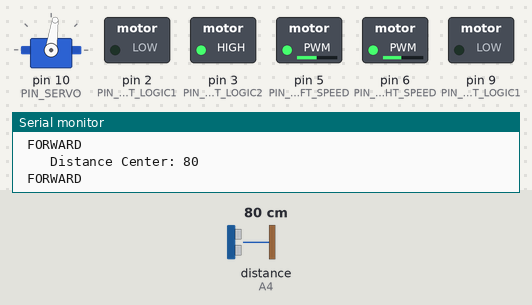
Bench run of a sketch on a simulated Arduino Uno, built with avr-gcc and run on an emulated ATmega328P. Shown: servo, switched loads named in the sketch (green lamp = pin HIGH), the last lines printed to the serial monitor. Wiring (inferred from the names in the program): ultrasonic range finder: trigger A5; echo A4. The test bench sets the inputs (shaded band); at power-on: distance to the obstacle (sensor on A4) 80 cm. The echo pulse lasts 58.3 µs per cm; pins used as bus, display or sensor lines are not drawn.

Above: at 1.8 s.
1.9 s: distance to the obstacle (sensor on A4) set to 34 cm
3.4 s: distance to the obstacle (sensor on A4) set to 29 cm
At 3.9 s:
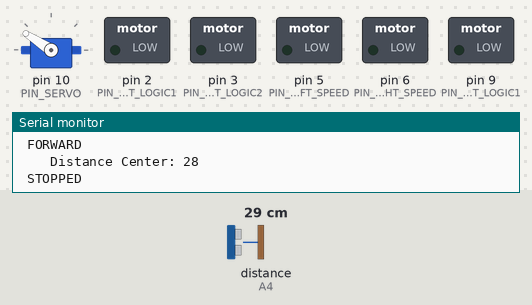
At 4.4 s:
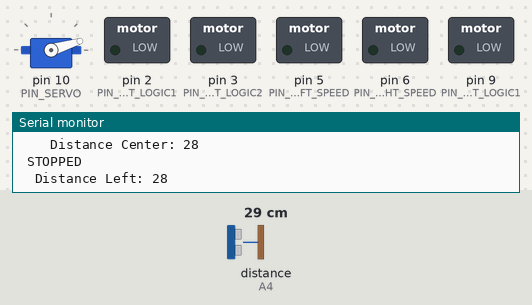
6.5 s: distance to the obstacle (sensor on A4) set to 35 cm
At 7.6 s:
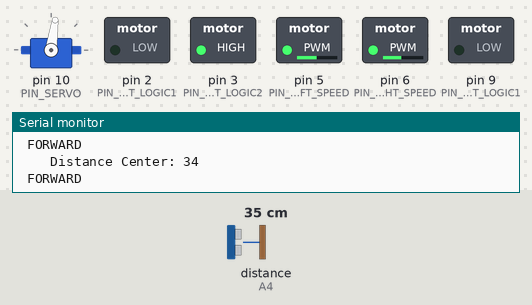
Timing chart, 0 to 9.5 s (numbered marks = the images above; inputs shaded):
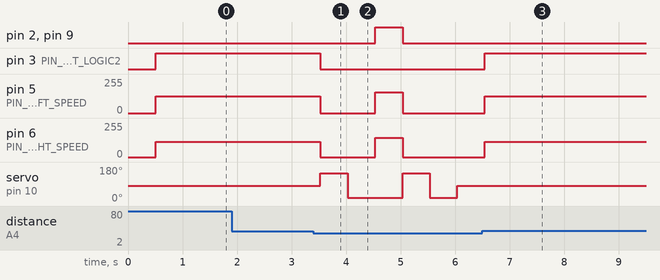

The sketch:

DDD_Obstacle_Avoid.ino
```cpp
/* ===================================
 * Car Motor Direction Test Program
 * ===================================
 * Contains logic to move motors in different direction
 *
 * @author Denis Zholob
 */

// ================================================================================================================
// Importing Libraries
// ================================================================================================================
#include <Arduino.h>
#include <Servo.h> // Servo library

// ================================================================================================================
// Declaring Constants
// ================================================================================================================

// Servo pins
#define PIN_SERVO 10

#define SERVO_RANGE_MAX   155 // Degrees 135deg = 2.0ms PWM
#define SERVO_RANGE_MIN   25  // Degrees 45deg  = 1.0ms PWM
#define SERVO_RANGE_MID   90  // Degrees 90deg  = 1.5ms PWM
#define SERVO_TRIM_OFFSET 8   // Degrees

// Ultrasonics
#define MAX_SENSORS              1 // The number of sensors
#define MAX_RANGE                400
#define DISTANCE_AVG_COUNT       5 // Number of distance values to average
#define DISTANCE_DRIVE_THRESHOLD 40
#define PIN_ULTRASONIC_ECHO      A4 // Echo (yellow)
#define PIN_ULTRASONIC_TRIG      A5 // Trigger (orange)

// Left Motor Pins
#define PIN_MOTOR_LEFT_SPEED  5 // ENA (gray)   (PWM req for variable speed)
#define PIN_MOTOR_LEFT_LOGIC1 2 // IN1 (purple)
#define PIN_MOTOR_LEFT_LOGIC2 3 // IN2 (blue)

// Right Motor Pins
#define PIN_MOTOR_RIGHT_LOGIC1 9  // IN3 (green)
#define PIN_MOTOR_RIGHT_LOGIC2 10 // IN4 (yellow)
#define PIN_MOTOR_RIGHT_SPEED  6  // ENB (orange) (PWM req for variable speed)

// Indicies for drive matrix below and car state
#define CAR_STATE_STOP    0
#define CAR_STATE_FORWARD 1
#define CAR_STATE_BACK    2
#define CAR_STATE_RIGHT   3
#define CAR_STATE_LEFT    4

#define CAR_SPEED 150 // 130 Value range 0 - 255

// ================================================================================================================
// Declaring Objects
// ================================================================================================================
Servo myservo; // create servo object to control servo

// ================================================================================================================
// Declaring Variables
// ================================================================================================================
// {IN1, IN2, IN3, IN4}
const int drive_state_matrix[5][4] = {
    {0, 0, 0, 0}, // CAR_STATE_STOP
    {0, 1, 0, 1}, // CAR_STATE_FORWARD: Left and Right go same direction
    {1, 0, 1, 0}, // CAR_STATE_BACK: Left and right go same direction
    {0, 1, 1, 0}, // CAR_STATE_RIGHT: Left forward, Right Back
    {1, 0, 0, 1}  // CAR_STATE_LEFT: Right forward, Left Back
};

// Ultrasonic Dist M, R, L (middle, right left)
// Index           0  1  2
int distance[3] = {0, 0, 0};
int *stdev_elim_threshold;

// ================================================================================================================
// Setup routine: Runs once when you press reset or power on the board
// ================================================================================================================
void setup() {
  // Open the serial port and set the baud rate to 9600
  Serial.begin(9600);

  // Set the defined Ultrasonic pins to the output
  pinMode(PIN_ULTRASONIC_ECHO, INPUT);  // Sets the Echo Pin as an Input
  pinMode(PIN_ULTRASONIC_TRIG, OUTPUT); // Sets the Trig Pin as an Output

  // Set the defined motor pins to the output
  pinMode(PIN_MOTOR_LEFT_SPEED, OUTPUT);
  pinMode(PIN_MOTOR_LEFT_LOGIC1, OUTPUT);
  pinMode(PIN_MOTOR_LEFT_LOGIC2, OUTPUT);
  pinMode(PIN_MOTOR_RIGHT_SPEED, OUTPUT);
  pinMode(PIN_MOTOR_RIGHT_LOGIC1, OUTPUT);
  pinMode(PIN_MOTOR_RIGHT_LOGIC2, OUTPUT);

  // Set up the standard deviation filter thresholds
  stdev_elim_threshold = malloc(MAX_RANGE * sizeof(int));

  // Create standard deviation thresholds
  createStdevRanges(stdev_elim_threshold);

  // Attach servo on defined pin to servo object
  myservo.attach(PIN_SERVO);

  // Make sure the car is stopped initially.
  car_Stop();
  // Center the Servo
  lookStraight();
}

// ================================================================================================================
// Main program loop: Runs over and over again forever
// ================================================================================================================
void loop() {
  obstacleAvoid();
}

// ================================================================================================================
// Helper Functions
// ================================================================================================================

// Algorithm to avoid obstacles in the car path as it moves forward
void obstacleAvoid() {
  // What is the distance ahead
  lookStraight();
  delay(500);
  distance[0] = getUltrasonicDistance();
  Serial.print("    Distance Center: ");
  Serial.println(distance[0]);

  // Check if way is clear if not, check left and right
  if (distance[0] > DISTANCE_DRIVE_THRESHOLD - 10) {
    car_Forward(CAR_SPEED - 30);
  } else {
    car_Stop();
    checkDistances();

    // More distance to the right then left
    if (distance[1] > distance[2] && distance[1] > DISTANCE_DRIVE_THRESHOLD / 2) {
      car_Right(CAR_SPEED + 20);
      delay(80);
    }
    // More distance to the left then right
    else if (distance[2] > distance[1] && distance[2] > DISTANCE_DRIVE_THRESHOLD / 2) {
      car_Left(CAR_SPEED + 20);
      delay(80);
    }
    // Check if way is clear if not, back up
    else if (distance[1] < DISTANCE_DRIVE_THRESHOLD || distance[2] < DISTANCE_DRIVE_THRESHOLD) {
      car_Back(CAR_SPEED);
      delay(500);
      car_Stop();
      checkDistances();

      // More distance to the right then left
      if (distance[1] > distance[2] && distance[1] > DISTANCE_DRIVE_THRESHOLD / 2) {
        car_Right(CAR_SPEED + 10);
        delay(100);
      }
      // More distance to the left then right
      else if (distance[2] > distance[1] && distance[2] > DISTANCE_DRIVE_THRESHOLD / 2) {
        car_Left(CAR_SPEED + 10);
        delay(100);
      }
    }
  }
}

void checkDistances() {
  // What is the distance to the left?
  lookLeft();
  delay(500);
  distance[2] = getUltrasonicDistance();
  Serial.print("  Distance Left: ");
  Serial.println(distance[2]);


  // What is the distance to the right?
  lookRight();
  delay(500);
  distance[1] = getUltrasonicDistance();
  Serial.print("      Distance Right: ");
  Serial.println(distance[1]);
}

void distanceTest() {
  activateUltrasonic();
  float distance = getUltrasonicAverageDistance();
  Serial.print("Distance: ");
  Serial.print(distance);
  Serial.print("    Filtered: ");
  Serial.print(emaFilter(0, distance));
  // Serial.print(emaFilter(0, stdevEliminationFilter(0, distance)));
  Serial.println("cm");
}

/**
  * The standard deviation filter performs a single-point based elimination.
  * If the difference between the last and current readings is greater than the specified value and the last reading was not eliminated,
  * the last reading is returned and the elimination flag is set.
  * Otherwise, the current reading is returned and the elimination flag is unset.
  * The algorithm will never eliminate two successive readings.
  */
int stdevEliminationFilter(int sensor, int current) {
  // Static variables to hold the last value information
  static int last_value[MAX_SENSORS] = {0};
  static short last_eliminated[MAX_SENSORS] = {0};

  // If the last value hasn't been initialized, start now and return the current value
  if (last_value[sensor] == 0) {
    last_value[sensor] = current;
    last_eliminated[sensor] = 0;
    return current;
  }
  // Check if |current - last| is greater than the stdev for the last value
  int difference = abs(current - last_value[sensor]);
  if (difference > stdev_elim_threshold[last_value[sensor]] && last_eliminated[sensor] == 0) {
    last_eliminated[sensor] = 1;
    return last_value[sensor];
  } else {
    last_value[sensor] = current;
    last_eliminated[sensor] = 0;
    return current;
  }
}

/**
  * Helper function that creates the standard deviation thresholds.
  */
void createStdevThreshold(int *threshold, int low, int high, int value) {
  for (int i = low; i < high; i++) {
    threshold[i] = value;
  }
}

/**
  * Helper function that creates the standard deviation ranges.
  */
void createStdevRanges(int *threshold) {
  createStdevThreshold(threshold, 0, 50, 8);
  createStdevThreshold(threshold, 50, 100, 10);
  createStdevThreshold(threshold, 100, 150, 15);
  createStdevThreshold(threshold, 150, 200, 18);
  createStdevThreshold(threshold, 200, 250, 20);
  createStdevThreshold(threshold, 250, 300, 30);
  createStdevThreshold(threshold, 300, 400, 50);

  // Assign the global threshold variable to the pointer parameter
  stdev_elim_threshold = threshold;
}

/**
 * Calculates an exponential moving average given a sensor and the current value.
 */
int emaFilter(int sensor, int current) {
  // Define static variables
  static float alpha = 0.3;
  static float lastema[MAX_SENSORS];
  static short initialized[MAX_SENSORS] = {0};
  float ema;

  // If initialized is set to 0, then we must be on the first observation.
  // Set the returned ema value to the current value and set the initialized flag to true.
  if (initialized[sensor] == 0) {
    ema = current;
    initialized[sensor] = 1;
  }

  // If the initialized flag has already been set, then there was a prior value.
  // We can now use the recursive formula to calculate the EMA.
  else {
    ema = (alpha * current + (1 - alpha) * lastema[sensor]);
  }

  // Set the previous value to the current EMA calculation to be used on the next round.
  lastema[sensor] = ema;

  // Return the EMA as an integer (will truncate decimal)
  return (int)ema;
}

float getUltrasonicAverageDistance() {
  float distanceSum = 0;
  for (int i = 0; i < DISTANCE_AVG_COUNT; i++) {
    distanceSum += getUltrasonicDistance();
  }
  return distanceSum / (float)DISTANCE_AVG_COUNT;
}

float getUltrasonicDistance() {
  activateUltrasonic();
  float distance = calcUltrasonicDistance();
  if (distance > MAX_RANGE)
    distance = MAX_RANGE;
  else if (distance < 0)
    distance = 0;
  return distance;
}

// Calculate distance (cm) from ultrasonic time (us)
// Returns distance in centimeters
float calcUltrasonicDistance() {
  float echoDuration = pulseIn(PIN_ULTRASONIC_ECHO, HIGH); // us (microseconds for 2 way trip), need to divide by 2 to get 1 way distance

  // Distance = Time * Speed
  // m = s * (m/s)
  // cm/us = (m/s) / 10000
  // cm = us * (m/s) / 10000
  // distance = echoDuration / 2 * SPEED_OF_SOUND / 10000;
  // SPEED_OF_SOUND = 340, 1/(340/1000/2) ~ 58
  // distance = echoDuration / 58
  return echoDuration / 58;
}

// Sets the Trigger Pin on HIGH state for 10 micro seconds
void activateUltrasonic() {
  digitalWrite(PIN_ULTRASONIC_TRIG, LOW);
  delayMicroseconds(2);
  digitalWrite(PIN_ULTRASONIC_TRIG, HIGH);
  delayMicroseconds(10);
  digitalWrite(PIN_ULTRASONIC_TRIG, LOW);
}

// Returns the correct PWM value from given percentage
int getSpeed(int percent) {
  return map(percent, 0, 100, 0, 255);
}

// Turns On/Off motors base on the values on the drive_state_matrix
// @param matrix_index Which drive mode to apply (integer value as index into the drive_state_matrix array)
// @param duty_cycle value b/w 0-255 makes the motors spin slow or fast
void activateMotors(int matrix_index, int duty_cycle) {
  if (duty_cycle) {
    analogWrite(PIN_MOTOR_LEFT_SPEED, duty_cycle + 5);
    analogWrite(PIN_MOTOR_RIGHT_SPEED, duty_cycle - 5);
  } else {
    digitalWrite(PIN_MOTOR_LEFT_SPEED, 0);
    digitalWrite(PIN_MOTOR_RIGHT_SPEED, 0);
  }
  digitalWrite(PIN_MOTOR_LEFT_LOGIC1, drive_state_matrix[matrix_index][0]);
  digitalWrite(PIN_MOTOR_LEFT_LOGIC2, drive_state_matrix[matrix_index][1]);
  digitalWrite(PIN_MOTOR_RIGHT_LOGIC1, drive_state_matrix[matrix_index][2]);
  digitalWrite(PIN_MOTOR_RIGHT_LOGIC2, drive_state_matrix[matrix_index][3]);
}

// Stop the car
void car_Stop() {
  activateMotors(CAR_STATE_STOP, 0);
  Serial.println(" STOPPED");
}
// Car moves Forward
// @param duty_cycle value b/w 0-255
void car_Forward(int duty_cycle) {
  activateMotors(CAR_STATE_FORWARD, duty_cycle);
  Serial.println(" FORWARD");
}
// Car moves Backward
// @param duty_cycle value b/w 0-255
void car_Back(int duty_cycle) {
  activateMotors(CAR_STATE_BACK, duty_cycle);
  Serial.println(" REVERSE");
}
// Car moves Right
// @param duty_cycle value b/w 0-255
void car_Right(int duty_cycle) {
  activateMotors(CAR_STATE_RIGHT, duty_cycle);
  Serial.println(" RIGHT");
}
// Car moves Left
// @param duty_cycle value b/w 0-255
void car_Left(int duty_cycle) {
  activateMotors(CAR_STATE_LEFT, duty_cycle);
  Serial.println(" LEFT");
}

// Turns Servo to center
void lookStraight() {
  myservo.write(SERVO_RANGE_MID - SERVO_TRIM_OFFSET); // set servo position according to scaled value
  //  delay(500);                     // Wait half a sec
}

// Turns Servo left
void lookLeft() {
  myservo.write(SERVO_RANGE_MAX - SERVO_TRIM_OFFSET); // set servo position according to scaled value
  //  delay(500);                     // Wait half a sec
}

// Turns Servo Right
void lookRight() {
  myservo.write(SERVO_RANGE_MIN - SERVO_TRIM_OFFSET); // set servo position according to scaled value
  //  delay(500);                     // Wait half a sec
}
```

Measured:
- the behaviour switches between 32 and 31 cm on distance to the obstacle (sensor on A4) (found by bisection; images 0 and 1)
- after the input at 3.4 s, pin 2 (PIN_MOTOR_LEFT_LOGIC1): LOW → HIGH after 1.1 s, → LOW 0.50 s later; pin 3 (PIN_MOTOR_LEFT_LOGIC2): HIGH → LOW after 0.13 s
- after the input at 6.5 s, pin 2 (PIN_MOTOR_LEFT_LOGIC1), pin 9 (PIN_MOTOR_RIGHT_LOGIC1): stops changing and stays LOW; pin 3 (PIN_MOTOR_LEFT_LOGIC2): LOW → HIGH at once; servo on pin 10 (PIN_SERVO): stops changing and stays 82°
